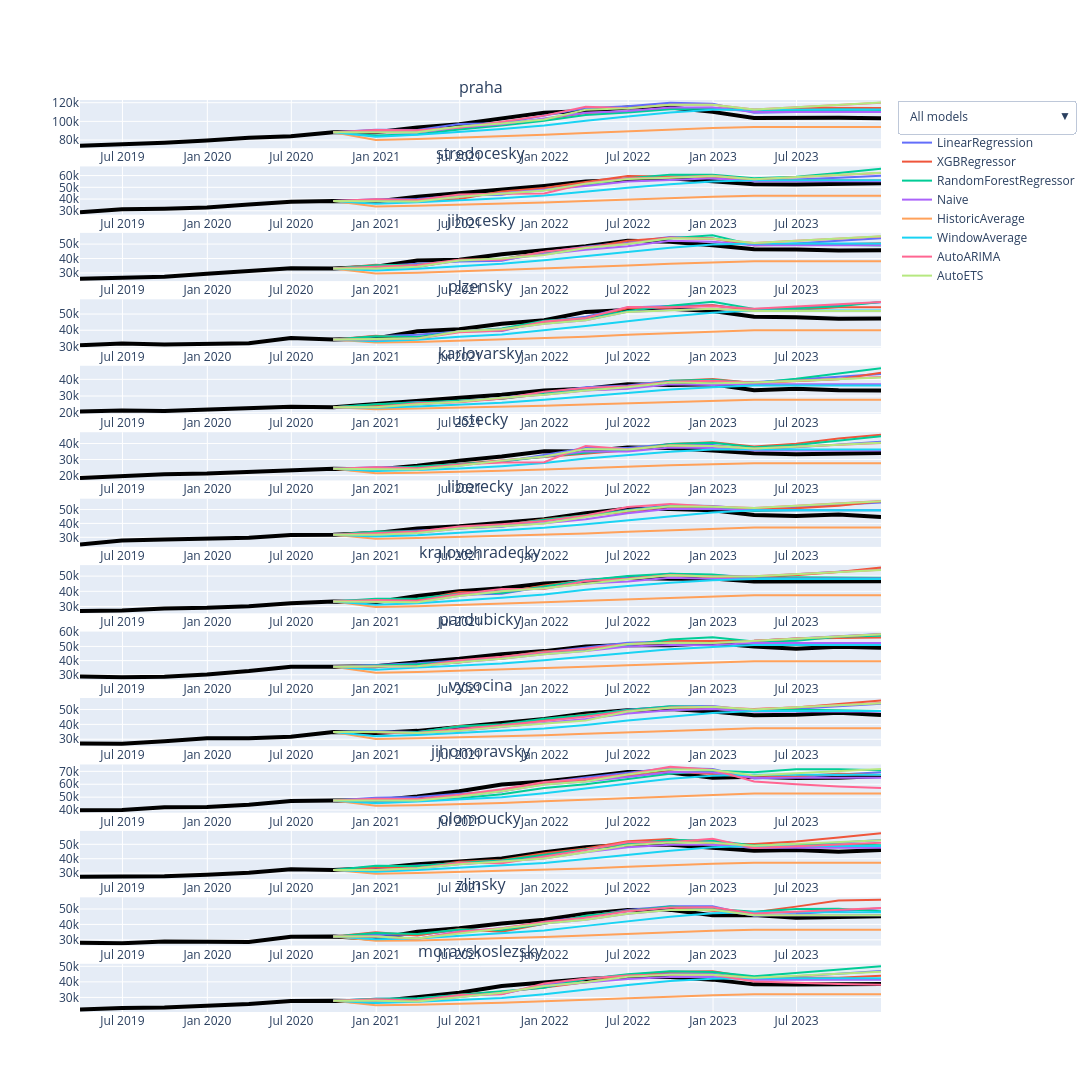

Notebook code for this chart:
### Markdown cell above
## Graphical Visualization

### Code cell
ml_forecasts = (cv_results_ml
    .sort_values("cutoff")
    .groupby(["region", "date"])
    .last()
    .reset_index()
    .drop(columns=["price", "cutoff", "horizon"]))

stat_forecasts = (cv_results_stat
    .sort_values("cutoff")
    .groupby(["region", "date"])
    .last()
    .reset_index()
    .drop(columns=["price", "cutoff", "horizon"]))

combined_forecasts = pd.merge(
    ml_forecasts, 
    stat_forecasts, 
    on=["region", "date"], 
    how="inner"
)

show_graph(df_train, combined_forecasts)
